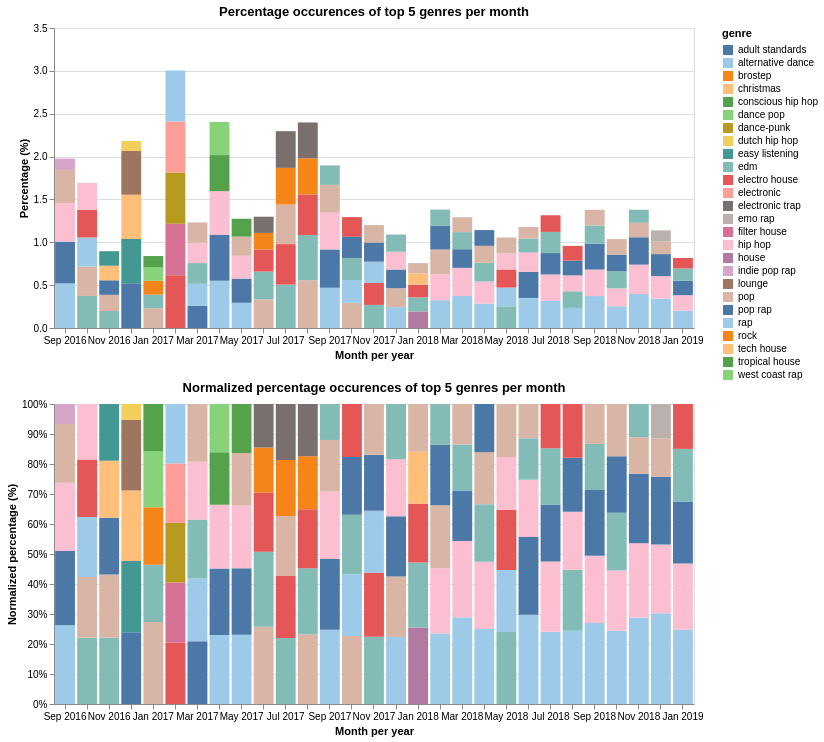

The Vega-Lite source for this figure:
### Vega-Lite specification from a JSON file in a GitHub repository (floating-point values rounded to 4 significant figures; data arrays with more than 128 entries replaced by an {"elided": "..."} marker saying what was removed)
{"config": {"view": {"continuousWidth": 400, "continuousHeight": 300}}, "vconcat": [{"mark": "bar", "encoding": {"color": {"type": "nominal", "field": "genre", "scale": {"scheme": "tableau20"}}, "opacity": {"condition": {"value": 1, "selection": "selector006"}, "value": 0.2}, "order": {"type": "quantitative", "field": "percentage", "sort": "descending"}, "tooltip": [{"type": "nominal", "field": "genre"}, {"type": "quantitative", "field": "percentage"}, {"type": "temporal", "field": "datetime", "timeUnit": "yearmonth"}], "x": {"type": "ordinal", "field": "datetime", "timeUnit": "yearmonth", "title": "Month per year"}, "y": {"type": "quantitative", "field": "percentage", "title": "Percentage (%)"}}, "selection": {"selector006": {"type": "multi", "fields": ["genre"], "bind": "legend"}}, "title": "Percentage occurences of top 5 genres per month", "width": 640}, {"mark": "bar", "encoding": {"color": {"type": "nominal", "field": "genre", "scale": {"scheme": "tableau20"}}, "opacity": {"condition": {"value": 1, "selection": "selector006"}, "value": 0.2}, "order": {"type": "quantitative", "field": "percentage", "sort": "descending"}, "tooltip": [{"type": "nominal", "field": "genre"}, {"type": "quantitative", "field": "percentage"}, {"type": "temporal", "field": "datetime", "timeUnit": "yearmonth"}], "x": {"type": "ordinal", "field": "datetime", "timeUnit": "yearmonth", "title": "Month per year"}, "y": {"type": "quantitative", "field": "percentage", "stack": "normalize", "title": "Normalized percentage (%)"}}, "selection": {"selector006": {"type": "multi", "fields": ["genre"], "bind": "legend"}}, "title": "Normalized percentage occurences of top 5 genres per month", "width": 640}], "data": {"name": "data-2cfcee91ab2c79b819e058477d3cf422"}, "$schema": "https://vega.github.io/schema/vega-lite/v4.8.1.json", "datasets": {"data-2cfcee91ab2c79b819e058477d3cf422": {"elided": "145 records"}}}
